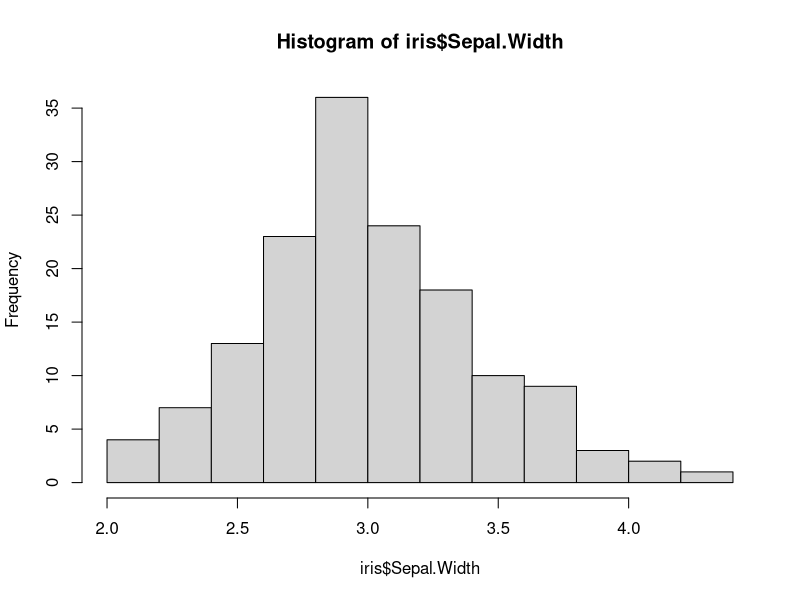
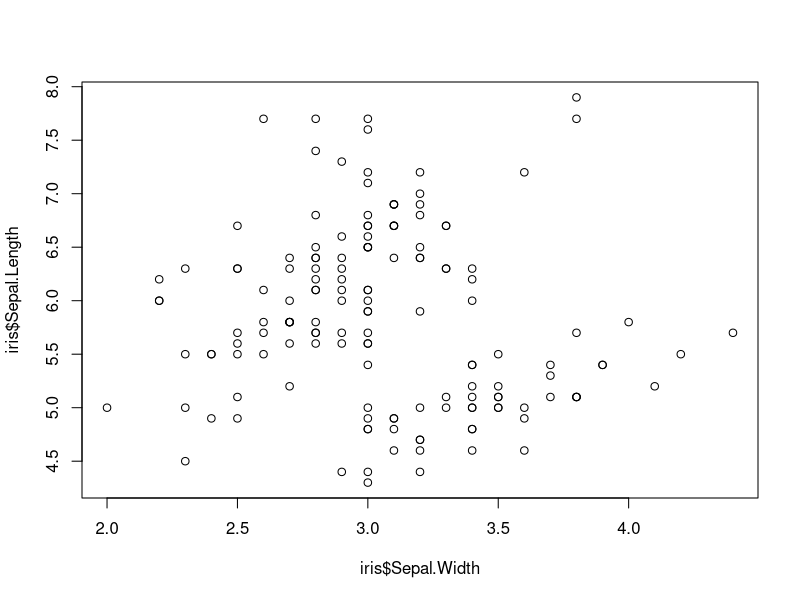

The R script that drew these images, in order:
## ---- chunk 1
knitr::opts_chunk$set(echo = TRUE)
## ---- chunk 2
median(iris$Petal.Width)
## ---- chunk 3
hist(iris$Sepal.Width)
## ---- chunk 4
plot(iris$Sepal.Width,iris$Sepal.Length)
